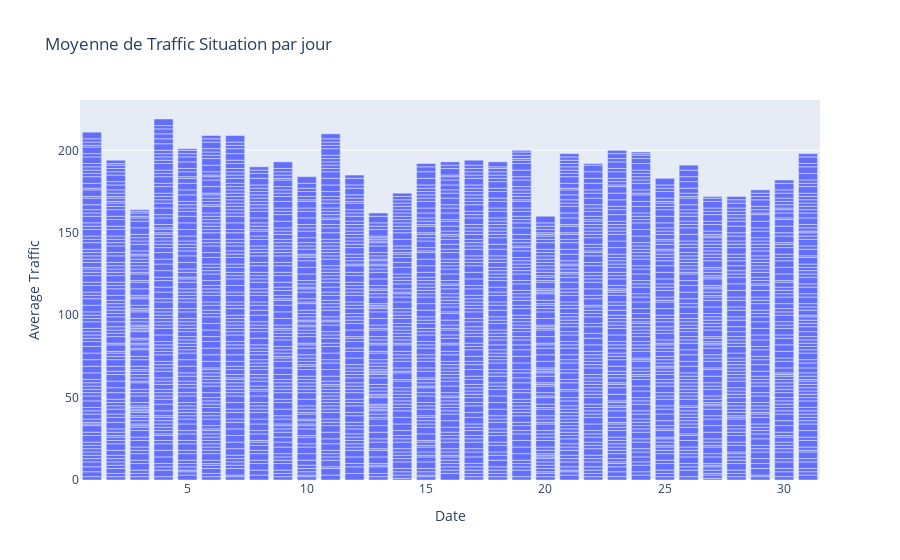

Notebook code for this chart:
### Code cell
month_df = df.copy()
print(month_df.head())

month_df['Traffic Situation'] = month_df['Traffic Situation'].map(traffic_conversion)

month_df['Traffic Situation'] = pd.to_numeric(month_df['Traffic Situation'])

month_df['Time'] = pd.to_datetime(month_df['Time'])
print(month_df.head())

month_grouped = month_df.groupby('Date')['Traffic Situation'].mean().reset_index()

month_grouped = month_df.rename(columns={'Traffic Situation': 'Average Traffic'})

fig = px.bar(month_grouped, x='Date', y='Average Traffic', title='Moyenne de Traffic Situation par jour')
fig.show()

### Figure 1 — Plotly figure (JSON) as saved in the notebook; plotly's stock layout.template omitted (floating-point values rounded to 4 significant figures; data arrays with more than 128 entries replaced by an {"elided": "..."} marker saying what was removed)
{"data": [{"alignmentgroup": "True", "hovertemplate": "Date=%{x}<br>Average Traffic=%{y}<extra></extra>", "legendgroup": "", "marker": {"color": "#636efa", "pattern": {"shape": ""}}, "name": "", "offsetgroup": "", "orientation": "v", "showlegend": false, "textposition": "auto", "type": "bar", "x": {"elided": "2380 int values"}, "xaxis": "x", "y": {"elided": "2380 int values"}, "yaxis": "y"}], "layout": {"barmode": "relative", "legend": {"tracegroupgap": 0}, "title": {"text": "Moyenne de Traffic Situation par jour"}, "xaxis": {"anchor": "y", "domain": [0, 1], "title": {"text": "Date"}}, "yaxis": {"anchor": "x", "domain": [0, 1], "title": {"text": "Average Traffic"}}}}
